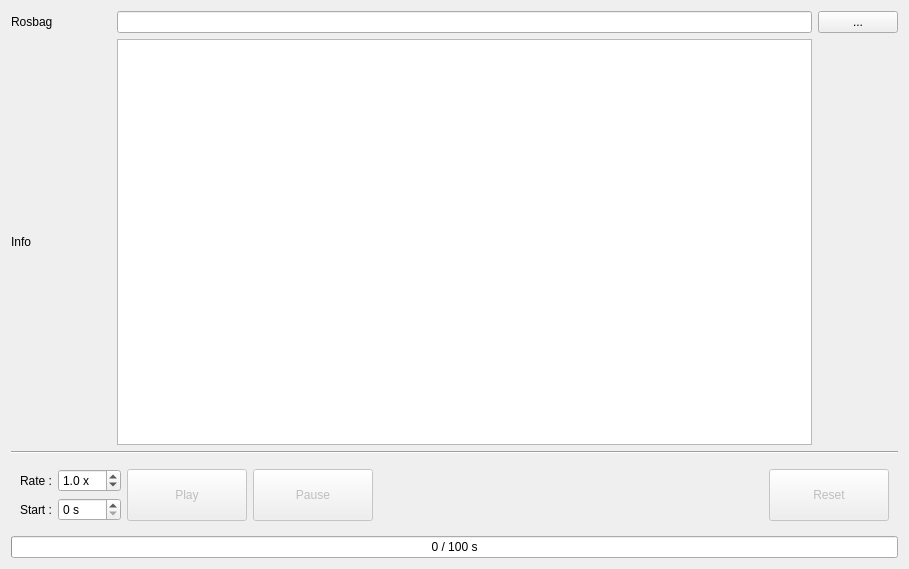
<?xml version="1.0" encoding="UTF-8"?>
<ui version="4.0">
 <class>Form</class>
 <widget class="QWidget" name="Form">
  <property name="geometry">
   <rect>
    <x>0</x>
    <y>0</y>
    <width>909</width>
    <height>569</height>
   </rect>
  </property>
  <property name="windowTitle">
   <string>Form</string>
  </property>
  <layout class="QGridLayout" name="gridLayout">
   <item row="4" column="0" colspan="3">
    <widget class="QProgressBar" name="progress">
     <property name="sizePolicy">
      <sizepolicy hsizetype="Preferred" vsizetype="Fixed">
       <horstretch>0</horstretch>
       <verstretch>0</verstretch>
      </sizepolicy>
     </property>
     <property name="value">
      <number>0</number>
     </property>
     <property name="format">
      <string>%v / %m s</string>
     </property>
    </widget>
   </item>
   <item row="1" column="1">
    <widget class="QPlainTextEdit" name="pte_bag">
     <property name="sizePolicy">
      <sizepolicy hsizetype="Preferred" vsizetype="Expanding">
       <horstretch>0</horstretch>
       <verstretch>0</verstretch>
      </sizepolicy>
     </property>
     <property name="palette">
      <palette>
       <active>
        <colorrole role="Text">
         <brush brushstyle="SolidPattern">
          <color alpha="255">
           <red>154</red>
           <green>153</green>
           <blue>150</blue>
          </color>
         </brush>
        </colorrole>
        <colorrole role="PlaceholderText">
         <brush brushstyle="NoBrush">
          <color alpha="128">
           <red>154</red>
           <green>153</green>
           <blue>150</blue>
          </color>
         </brush>
        </colorrole>
       </active>
       <inactive>
        <colorrole role="Text">
         <brush brushstyle="SolidPattern">
          <color alpha="255">
           <red>154</red>
           <green>153</green>
           <blue>150</blue>
          </color>
         </brush>
        </colorrole>
        <colorrole role="PlaceholderText">
         <brush brushstyle="NoBrush">
          <color alpha="128">
           <red>154</red>
           <green>153</green>
           <blue>150</blue>
          </color>
         </brush>
        </colorrole>
       </inactive>
       <disabled>
        <colorrole role="Text">
         <brush brushstyle="SolidPattern">
          <color alpha="255">
           <red>94</red>
           <green>92</green>
           <blue>100</blue>
          </color>
         </brush>
        </colorrole>
        <colorrole role="PlaceholderText">
         <brush brushstyle="NoBrush">
          <color alpha="128">
           <red>154</red>
           <green>153</green>
           <blue>150</blue>
          </color>
         </brush>
        </colorrole>
       </disabled>
      </palette>
     </property>
     <property name="font">
      <font>
       <family>Ubuntu Mono</family>
       <pointsize>13</pointsize>
      </font>
     </property>
     <property name="lineWrapMode">
      <enum>QPlainTextEdit::NoWrap</enum>
     </property>
     <property name="readOnly">
      <bool>true</bool>
     </property>
     <property name="plainText">
      <string/>
     </property>
    </widget>
   </item>
   <item row="2" column="0" colspan="3">
    <widget class="Line" name="line">
     <property name="orientation">
      <enum>Qt::Horizontal</enum>
     </property>
    </widget>
   </item>
   <item row="0" column="1">
    <widget class="QLineEdit" name="le_bag">
     <property name="sizePolicy">
      <sizepolicy hsizetype="Minimum" vsizetype="Fixed">
       <horstretch>0</horstretch>
       <verstretch>0</verstretch>
      </sizepolicy>
     </property>
     <property name="text">
      <string/>
     </property>
    </widget>
   </item>
   <item row="0" column="0">
    <widget class="QLabel" name="label_11">
     <property name="sizePolicy">
      <sizepolicy hsizetype="Preferred" vsizetype="Preferred">
       <horstretch>0</horstretch>
       <verstretch>0</verstretch>
      </sizepolicy>
     </property>
     <property name="maximumSize">
      <size>
       <width>100</width>
       <height>16777215</height>
      </size>
     </property>
     <property name="text">
      <string>Rosbag</string>
     </property>
    </widget>
   </item>
   <item row="1" column="0">
    <widget class="QLabel" name="label_12">
     <property name="sizePolicy">
      <sizepolicy hsizetype="Preferred" vsizetype="Preferred">
       <horstretch>0</horstretch>
       <verstretch>0</verstretch>
      </sizepolicy>
     </property>
     <property name="maximumSize">
      <size>
       <width>100</width>
       <height>16777215</height>
      </size>
     </property>
     <property name="text">
      <string>Info</string>
     </property>
    </widget>
   </item>
   <item row="3" column="0" colspan="3">
    <widget class="QWidget" name="widget" native="true">
     <layout class="QGridLayout" name="gridLayout_2">
      <item row="0" column="2" rowspan="2">
       <widget class="QPushButton" name="pb_play">
        <property name="enabled">
         <bool>false</bool>
        </property>
        <property name="sizePolicy">
         <sizepolicy hsizetype="Preferred" vsizetype="Preferred">
          <horstretch>0</horstretch>
          <verstretch>0</verstretch>
         </sizepolicy>
        </property>
        <property name="minimumSize">
         <size>
          <width>120</width>
          <height>0</height>
         </size>
        </property>
        <property name="text">
         <string>Play</string>
        </property>
       </widget>
      </item>
      <item row="0" column="0">
       <widget class="QLabel" name="label_15">
        <property name="maximumSize">
         <size>
          <width>84</width>
          <height>16777215</height>
         </size>
        </property>
        <property name="text">
         <string>Rate :</string>
        </property>
       </widget>
      </item>
      <item row="1" column="1">
       <widget class="QSpinBox" name="sb_offset">
        <property name="maximumSize">
         <size>
          <width>83</width>
          <height>16777215</height>
         </size>
        </property>
        <property name="suffix">
         <string> s</string>
        </property>
        <property name="maximum">
         <number>9999</number>
        </property>
       </widget>
      </item>
      <item row="0" column="1">
       <widget class="QDoubleSpinBox" name="sb_rate">
        <property name="maximumSize">
         <size>
          <width>83</width>
          <height>16777215</height>
         </size>
        </property>
        <property name="suffix">
         <string> x</string>
        </property>
        <property name="decimals">
         <number>1</number>
        </property>
        <property name="minimum">
         <double>0.100000000000000</double>
        </property>
        <property name="maximum">
         <double>10.000000000000000</double>
        </property>
        <property name="singleStep">
         <double>0.100000000000000</double>
        </property>
        <property name="value">
         <double>1.000000000000000</double>
        </property>
       </widget>
      </item>
      <item row="0" column="4">
       <spacer name="horizontalSpacer">
        <property name="orientation">
         <enum>Qt::Horizontal</enum>
        </property>
        <property name="sizeHint" stdset="0">
         <size>
          <width>297</width>
          <height>0</height>
         </size>
        </property>
       </spacer>
      </item>
      <item row="1" column="0">
       <widget class="QLabel" name="label_16">
        <property name="maximumSize">
         <size>
          <width>84</width>
          <height>16777215</height>
         </size>
        </property>
        <property name="text">
         <string>Start :</string>
        </property>
       </widget>
      </item>
      <item row="0" column="3" rowspan="2">
       <widget class="QPushButton" name="pb_pause">
        <property name="enabled">
         <bool>false</bool>
        </property>
        <property name="sizePolicy">
         <sizepolicy hsizetype="Preferred" vsizetype="Preferred">
          <horstretch>0</horstretch>
          <verstretch>0</verstretch>
         </sizepolicy>
        </property>
        <property name="minimumSize">
         <size>
          <width>120</width>
          <height>0</height>
         </size>
        </property>
        <property name="text">
         <string>Pause</string>
        </property>
       </widget>
      </item>
      <item row="0" column="5" rowspan="2">
       <widget class="QPushButton" name="pb_reset">
        <property name="enabled">
         <bool>false</bool>
        </property>
        <property name="sizePolicy">
         <sizepolicy hsizetype="Preferred" vsizetype="Preferred">
          <horstretch>0</horstretch>
          <verstretch>0</verstretch>
         </sizepolicy>
        </property>
        <property name="minimumSize">
         <size>
          <width>120</width>
          <height>0</height>
         </size>
        </property>
        <property name="text">
         <string>Reset</string>
        </property>
       </widget>
      </item>
     </layout>
    </widget>
   </item>
   <item row="0" column="2">
    <widget class="QPushButton" name="pb_bag">
     <property name="sizePolicy">
      <sizepolicy hsizetype="Fixed" vsizetype="Fixed">
       <horstretch>0</horstretch>
       <verstretch>0</verstretch>
      </sizepolicy>
     </property>
     <property name="minimumSize">
      <size>
       <width>80</width>
       <height>0</height>
      </size>
     </property>
     <property name="maximumSize">
      <size>
       <width>80</width>
       <height>16777215</height>
      </size>
     </property>
     <property name="text">
      <string>...</string>
     </property>
    </widget>
   </item>
  </layout>
 </widget>
 <resources/>
 <connections/>
</ui>
